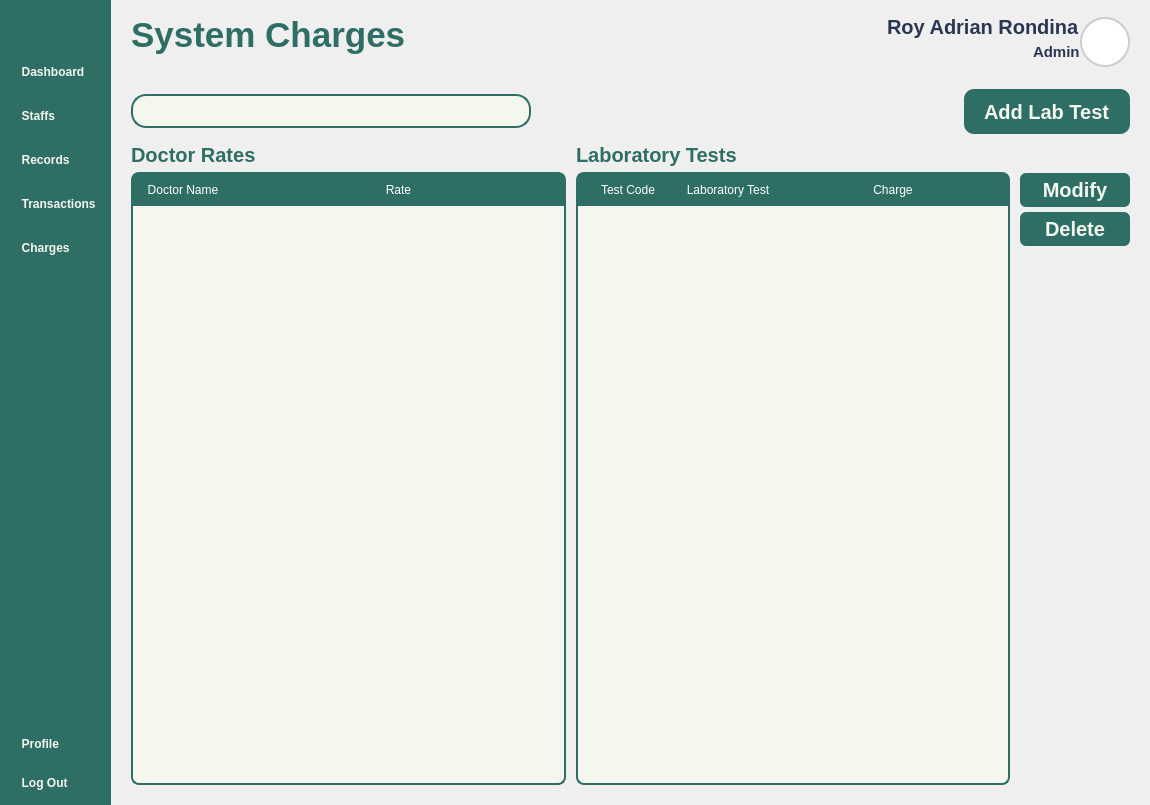
<?xml version="1.0" encoding="UTF-8"?>
<ui version="4.0">
 <class>MainWindow</class>
 <widget class="QMainWindow" name="MainWindow">
  <property name="windowModality">
   <enum>Qt::ApplicationModal</enum>
  </property>
  <property name="geometry">
   <rect>
    <x>0</x>
    <y>0</y>
    <width>1150</width>
    <height>805</height>
   </rect>
  </property>
  <property name="sizePolicy">
   <sizepolicy hsizetype="Expanding" vsizetype="Expanding">
    <horstretch>0</horstretch>
    <verstretch>0</verstretch>
   </sizepolicy>
  </property>
  <property name="baseSize">
   <size>
    <width>1150</width>
    <height>805</height>
   </size>
  </property>
  <property name="windowTitle">
   <string>MainWindow</string>
  </property>
  <property name="styleSheet">
   <string notr="true">*{
	padding: 0px;
	margin: 0px;
	border: 0px;
}
QPushButton {
	font: 900 16pt &quot;Satoshi Black&quot;;
	background-color: transparent;
 	border-radius: 10px;
	font-weight: bold;
	color: #F4F7ED;
	text-align: left;
	padding: 5px 5px;
}
#NavBar {
    background-color: #2E6E65;
}
QLabel {
	font: 900 10pt &quot;Satoshi Black&quot;;
	font-size: 20px;
	font-weight: bold;
	color: #2E6E65;
	qproperty-alignment: 'AlignLeft';
    qproperty-wordWrap: true;
	background: transparent;
}

</string>
  </property>
  <widget class="QWidget" name="centralwidget">
   <property name="sizePolicy">
    <sizepolicy hsizetype="Expanding" vsizetype="Expanding">
     <horstretch>0</horstretch>
     <verstretch>0</verstretch>
    </sizepolicy>
   </property>
   <layout class="QHBoxLayout" name="horizontalLayout_4">
    <property name="spacing">
     <number>0</number>
    </property>
    <property name="leftMargin">
     <number>0</number>
    </property>
    <property name="topMargin">
     <number>0</number>
    </property>
    <property name="rightMargin">
     <number>0</number>
    </property>
    <property name="bottomMargin">
     <number>0</number>
    </property>
    <item>
     <widget class="QWidget" name="NavBar" native="true">
      <property name="enabled">
       <bool>true</bool>
      </property>
      <property name="sizePolicy">
       <sizepolicy hsizetype="Fixed" vsizetype="Expanding">
        <horstretch>0</horstretch>
        <verstretch>0</verstretch>
       </sizepolicy>
      </property>
      <property name="minimumSize">
       <size>
        <width>0</width>
        <height>0</height>
       </size>
      </property>
      <property name="maximumSize">
       <size>
        <width>280</width>
        <height>16777215</height>
       </size>
      </property>
      <property name="autoFillBackground">
       <bool>false</bool>
      </property>
      <property name="styleSheet">
       <string notr="true"/>
      </property>
      <layout class="QVBoxLayout" name="verticalLayout">
       <property name="leftMargin">
        <number>10</number>
       </property>
       <property name="topMargin">
        <number>10</number>
       </property>
       <property name="rightMargin">
        <number>10</number>
       </property>
       <property name="bottomMargin">
        <number>10</number>
       </property>
       <item>
        <widget class="QPushButton" name="NavBarButton">
         <property name="toolTip">
          <string>View Main Dashboard</string>
         </property>
         <property name="styleSheet">
          <string notr="true">QPushButton {
	padding: 10px 8px;
}</string>
         </property>
         <property name="text">
          <string/>
         </property>
         <property name="icon">
          <iconset resource="../Images/resources.qrc">
           <normaloff>:/lucide/icons/align-justify.svg</normaloff>:/lucide/icons/align-justify.svg</iconset>
         </property>
         <property name="iconSize">
          <size>
           <width>35</width>
           <height>35</height>
          </size>
         </property>
        </widget>
       </item>
       <item>
        <spacer name="verticalSpacer_2">
         <property name="orientation">
          <enum>Qt::Vertical</enum>
         </property>
         <property name="sizeType">
          <enum>QSizePolicy::Preferred</enum>
         </property>
         <property name="sizeHint" stdset="0">
          <size>
           <width>10</width>
           <height>10</height>
          </size>
         </property>
        </spacer>
       </item>
       <item>
        <layout class="QVBoxLayout" name="MainButtons">
         <property name="spacing">
          <number>20</number>
         </property>
         <property name="sizeConstraint">
          <enum>QLayout::SetNoConstraint</enum>
         </property>
         <item>
          <widget class="QPushButton" name="DashboardButton">
           <property name="toolTip">
            <string>View Main Dashboard</string>
           </property>
           <property name="styleSheet">
            <string notr="true"/>
           </property>
           <property name="text">
            <string>  Dashboard</string>
           </property>
           <property name="icon">
            <iconset resource="../Images/resources.qrc">
             <normaloff>:/lucide/icons/layout-dashboard.svg</normaloff>:/lucide/icons/layout-dashboard.svg</iconset>
           </property>
           <property name="iconSize">
            <size>
             <width>40</width>
             <height>40</height>
            </size>
           </property>
          </widget>
         </item>
         <item>
          <widget class="QPushButton" name="StaffsButton">
           <property name="toolTip">
            <string>View Staff Record</string>
           </property>
           <property name="styleSheet">
            <string notr="true"/>
           </property>
           <property name="text">
            <string>  Staffs</string>
           </property>
           <property name="icon">
            <iconset resource="../Images/resources.qrc">
             <normaloff>:/lucide/icons/user-round-pen.svg</normaloff>:/lucide/icons/user-round-pen.svg</iconset>
           </property>
           <property name="iconSize">
            <size>
             <width>40</width>
             <height>40</height>
            </size>
           </property>
          </widget>
         </item>
         <item>
          <widget class="QPushButton" name="PatientsButton">
           <property name="toolTip">
            <string>View Patient Record</string>
           </property>
           <property name="styleSheet">
            <string notr="true"/>
           </property>
           <property name="text">
            <string>  Records</string>
           </property>
           <property name="icon">
            <iconset resource="../Images/resources.qrc">
             <normaloff>:/lucide/icons/file-text.svg</normaloff>:/lucide/icons/file-text.svg</iconset>
           </property>
           <property name="iconSize">
            <size>
             <width>40</width>
             <height>40</height>
            </size>
           </property>
          </widget>
         </item>
         <item>
          <widget class="QPushButton" name="TransactionsButton">
           <property name="toolTip">
            <string>View Transactions </string>
           </property>
           <property name="styleSheet">
            <string notr="true"/>
           </property>
           <property name="text">
            <string>  Transactions</string>
           </property>
           <property name="icon">
            <iconset resource="../Images/resources.qrc">
             <normaloff>:/lucide/icons/tickets.svg</normaloff>:/lucide/icons/tickets.svg</iconset>
           </property>
           <property name="iconSize">
            <size>
             <width>40</width>
             <height>40</height>
            </size>
           </property>
          </widget>
         </item>
         <item>
          <widget class="QPushButton" name="ChargesButton">
           <property name="toolTip">
            <string>View Reports and Overviews</string>
           </property>
           <property name="styleSheet">
            <string notr="true">QPushButton{
	font: 900 20pt &quot;Satoshi Black&quot;;
}</string>
           </property>
           <property name="text">
            <string>  Charges</string>
           </property>
           <property name="icon">
            <iconset resource="../Images/resources.qrc">
             <normaloff>:/lucide/icons/chart-no-axes-combined.svg</normaloff>:/lucide/icons/chart-no-axes-combined.svg</iconset>
           </property>
           <property name="iconSize">
            <size>
             <width>40</width>
             <height>40</height>
            </size>
           </property>
          </widget>
         </item>
        </layout>
       </item>
       <item>
        <spacer name="verticalSpacer">
         <property name="orientation">
          <enum>Qt::Vertical</enum>
         </property>
         <property name="sizeHint" stdset="0">
          <size>
           <width>20</width>
           <height>40</height>
          </size>
         </property>
        </spacer>
       </item>
       <item>
        <layout class="QVBoxLayout" name="SettingButtons">
         <property name="spacing">
          <number>15</number>
         </property>
         <item>
          <widget class="QPushButton" name="ProfileButton">
           <property name="toolTip">
            <string>View Profile Settings</string>
           </property>
           <property name="styleSheet">
            <string notr="true"/>
           </property>
           <property name="text">
            <string>  Profile</string>
           </property>
           <property name="icon">
            <iconset resource="../Images/resources.qrc">
             <normaloff>:/lucide/icons/user-round-cog.svg</normaloff>:/lucide/icons/user-round-cog.svg</iconset>
           </property>
           <property name="iconSize">
            <size>
             <width>40</width>
             <height>40</height>
            </size>
           </property>
          </widget>
         </item>
         <item alignment="Qt::AlignVCenter">
          <widget class="QPushButton" name="LogOutButton">
           <property name="toolTip">
            <string>Log Out from your Account</string>
           </property>
           <property name="styleSheet">
            <string notr="true"/>
           </property>
           <property name="text">
            <string>  Log Out</string>
           </property>
           <property name="icon">
            <iconset resource="../Images/resources.qrc">
             <normaloff>:/lucide/icons/log-out.svg</normaloff>:/lucide/icons/log-out.svg</iconset>
           </property>
           <property name="iconSize">
            <size>
             <width>40</width>
             <height>40</height>
            </size>
           </property>
          </widget>
         </item>
        </layout>
       </item>
      </layout>
     </widget>
    </item>
    <item>
     <widget class="QFrame" name="MainBodyContainer">
      <property name="enabled">
       <bool>true</bool>
      </property>
      <property name="sizePolicy">
       <sizepolicy hsizetype="Expanding" vsizetype="Expanding">
        <horstretch>0</horstretch>
        <verstretch>0</verstretch>
       </sizepolicy>
      </property>
      <property name="styleSheet">
       <string notr="true">#Header {
	padding: 10px 20px;
padding-top: 15px;
}
QLabel {
    padding: 0px;
}
#UserType {
	font: 300 10pt &quot;Lexend Light&quot;;
	font-size: 15px;
	color: #2B3752;
}
#UserName {
	font: 600 10pt &quot;Lexend SemiBold&quot;;
	font-size: 20px;
	color: #2B3752;
}
#InterfaceTitle{
	font-size: 35px;
}
QGraphicsView {
    border: 2px solid #ccc;
    border-radius: 25px;
    background: white;
}

</string>
      </property>
      <property name="frameShape">
       <enum>QFrame::StyledPanel</enum>
      </property>
      <property name="frameShadow">
       <enum>QFrame::Raised</enum>
      </property>
      <layout class="QVBoxLayout" name="verticalLayout_2">
       <property name="spacing">
        <number>0</number>
       </property>
       <property name="leftMargin">
        <number>0</number>
       </property>
       <property name="topMargin">
        <number>0</number>
       </property>
       <property name="rightMargin">
        <number>0</number>
       </property>
       <property name="bottomMargin">
        <number>0</number>
       </property>
       <item alignment="Qt::AlignTop">
        <widget class="QFrame" name="Header">
         <property name="sizePolicy">
          <sizepolicy hsizetype="Expanding" vsizetype="Expanding">
           <horstretch>0</horstretch>
           <verstretch>0</verstretch>
          </sizepolicy>
         </property>
         <property name="minimumSize">
          <size>
           <width>0</width>
           <height>80</height>
          </size>
         </property>
         <property name="maximumSize">
          <size>
           <width>16777215</width>
           <height>80</height>
          </size>
         </property>
         <property name="cursor">
          <cursorShape>ArrowCursor</cursorShape>
         </property>
         <property name="frameShape">
          <enum>QFrame::StyledPanel</enum>
         </property>
         <property name="frameShadow">
          <enum>QFrame::Raised</enum>
         </property>
         <layout class="QHBoxLayout" name="horizontalLayout_3">
          <property name="spacing">
           <number>0</number>
          </property>
          <property name="leftMargin">
           <number>0</number>
          </property>
          <property name="topMargin">
           <number>0</number>
          </property>
          <property name="rightMargin">
           <number>0</number>
          </property>
          <property name="bottomMargin">
           <number>0</number>
          </property>
          <item>
           <widget class="QLabel" name="InterfaceTitle">
            <property name="layoutDirection">
             <enum>Qt::LeftToRight</enum>
            </property>
            <property name="text">
             <string>System Charges</string>
            </property>
            <property name="alignment">
             <set>Qt::AlignLeading</set>
            </property>
           </widget>
          </item>
          <item>
           <layout class="QHBoxLayout" name="UserPanel">
            <property name="rightMargin">
             <number>0</number>
            </property>
            <item>
             <layout class="QVBoxLayout" name="UserInfo">
              <property name="spacing">
               <number>0</number>
              </property>
              <item alignment="Qt::AlignRight">
               <widget class="QLabel" name="UserName">
                <property name="text">
                 <string>Roy Adrian Rondina</string>
                </property>
                <property name="alignment">
                 <set>Qt::AlignLeading</set>
                </property>
               </widget>
              </item>
              <item alignment="Qt::AlignRight">
               <widget class="QLabel" name="UserType">
                <property name="text">
                 <string>Admin</string>
                </property>
                <property name="alignment">
                 <set>Qt::AlignLeading</set>
                </property>
               </widget>
              </item>
             </layout>
            </item>
            <item>
             <widget class="QFrame" name="Profile">
              <property name="sizePolicy">
               <sizepolicy hsizetype="Fixed" vsizetype="Fixed">
                <horstretch>0</horstretch>
                <verstretch>0</verstretch>
               </sizepolicy>
              </property>
              <property name="minimumSize">
               <size>
                <width>50</width>
                <height>50</height>
               </size>
              </property>
              <property name="maximumSize">
               <size>
                <width>50</width>
                <height>50</height>
               </size>
              </property>
              <property name="frameShape">
               <enum>QFrame::StyledPanel</enum>
              </property>
              <property name="frameShadow">
               <enum>QFrame::Raised</enum>
              </property>
              <layout class="QVBoxLayout" name="verticalLayout_3">
               <property name="spacing">
                <number>0</number>
               </property>
               <property name="leftMargin">
                <number>0</number>
               </property>
               <property name="topMargin">
                <number>0</number>
               </property>
               <property name="rightMargin">
                <number>0</number>
               </property>
               <property name="bottomMargin">
                <number>0</number>
               </property>
               <item>
                <widget class="QGraphicsView" name="ProfilePic">
                 <property name="enabled">
                  <bool>true</bool>
                 </property>
                 <property name="sizePolicy">
                  <sizepolicy hsizetype="Preferred" vsizetype="Preferred">
                   <horstretch>0</horstretch>
                   <verstretch>0</verstretch>
                  </sizepolicy>
                 </property>
                 <property name="minimumSize">
                  <size>
                   <width>0</width>
                   <height>0</height>
                  </size>
                 </property>
                </widget>
               </item>
              </layout>
             </widget>
            </item>
           </layout>
          </item>
         </layout>
        </widget>
       </item>
       <item>
        <widget class="QFrame" name="Body">
         <property name="sizePolicy">
          <sizepolicy hsizetype="Expanding" vsizetype="Expanding">
           <horstretch>0</horstretch>
           <verstretch>0</verstretch>
          </sizepolicy>
         </property>
         <property name="styleSheet">
          <string notr="true">QTableWidget {
    background-color: #F4F7ED;
    gridline-color: #D9E4DC;
    border: 2px solid #2E6E65;
    border-radius: 9px;
}

QTableWidget::item {
    border: 1px solid #2E6E65;
}

QTableWidget::item:alternate {
    background-color: #E0E0E0;
}

QTableWidget QHeaderView::section {
    background-color: #2E6E65;
    color: white;
    padding: 5px;
    font: bold 14px &quot;Segoe UI&quot;;
	border: 2px solid #2E6E65;
}

QTableWidget::item:selected {
    background-color: #CCE3D0;
    color: #2E6E65;
}
</string>
         </property>
         <property name="frameShape">
          <enum>QFrame::StyledPanel</enum>
         </property>
         <property name="frameShadow">
          <enum>QFrame::Raised</enum>
         </property>
         <layout class="QVBoxLayout" name="verticalLayout_4">
          <property name="leftMargin">
           <number>0</number>
          </property>
          <property name="topMargin">
           <number>0</number>
          </property>
          <property name="rightMargin">
           <number>0</number>
          </property>
          <property name="bottomMargin">
           <number>0</number>
          </property>
          <item>
           <widget class="QWidget" name="BodyLayout" native="true">
            <layout class="QVBoxLayout" name="verticalLayout_5">
             <property name="spacing">
              <number>0</number>
             </property>
             <property name="leftMargin">
              <number>20</number>
             </property>
             <property name="topMargin">
              <number>0</number>
             </property>
             <property name="rightMargin">
              <number>20</number>
             </property>
             <property name="bottomMargin">
              <number>20</number>
             </property>
             <item alignment="Qt::AlignTop">
              <widget class="QWidget" name="Buttons" native="true">
               <property name="sizePolicy">
                <sizepolicy hsizetype="Expanding" vsizetype="Preferred">
                 <horstretch>0</horstretch>
                 <verstretch>0</verstretch>
                </sizepolicy>
               </property>
               <property name="minimumSize">
                <size>
                 <width>0</width>
                 <height>0</height>
                </size>
               </property>
               <property name="styleSheet">
                <string notr="true">#SearchBar {
	background-color: #F4F7ED;
	border: 2px solid #2E6E65;
    border-radius: 15px;
}
#Search{
	background-color: transparent ;
	font: 300 14pt &quot;Lexend Light&quot;;
}
#AddUserButton {
	padding: 0px 30px;
	text-align: center;
}
QComboBox {
    background-color: #F4F7ED;
    border: 2px solid #2E6E65;
    border-radius: 10px;
    padding: 5px 10px;
	font: 300 12pt &quot;Lexend Light&quot;;
}
QComboBox::drop-down {
    subcontrol-origin: padding;
    subcontrol-position: top right;
    width: 30px;
    border-left: 1px solid #2E6E65;
    background-color: #D9E4DC;
    border-top-right-radius: 8px;
    border-bottom-right-radius: 8px;
}
QComboBox::down-arrow {
    image: url(:/lucide/icons/chevron-down.svg);
    width: 20px;
    height: 20px;
}
QComboBox QAbstractItemView {
    background-color: #F4F7ED;
    selection-background-color: #CCE3D0;
    border: 1px solid #2E6E65;
    border-radius: 2px;
    outline: 0;
	font: 300 12pt &quot;Lexend Light&quot;;
}

</string>
               </property>
               <layout class="QHBoxLayout" name="horizontalLayout">
                <property name="spacing">
                 <number>5</number>
                </property>
                <property name="leftMargin">
                 <number>0</number>
                </property>
                <property name="rightMargin">
                 <number>0</number>
                </property>
                <item>
                 <widget class="QWidget" name="SearchBar" native="true">
                  <property name="sizePolicy">
                   <sizepolicy hsizetype="Expanding" vsizetype="Fixed">
                    <horstretch>0</horstretch>
                    <verstretch>0</verstretch>
                   </sizepolicy>
                  </property>
                  <property name="minimumSize">
                   <size>
                    <width>290</width>
                    <height>0</height>
                   </size>
                  </property>
                  <property name="maximumSize">
                   <size>
                    <width>400</width>
                    <height>16777215</height>
                   </size>
                  </property>
                  <layout class="QHBoxLayout" name="horizontalLayout_2">
                   <property name="spacing">
                    <number>0</number>
                   </property>
                   <property name="leftMargin">
                    <number>0</number>
                   </property>
                   <property name="topMargin">
                    <number>5</number>
                   </property>
                   <property name="rightMargin">
                    <number>0</number>
                   </property>
                   <property name="bottomMargin">
                    <number>5</number>
                   </property>
                   <item>
                    <widget class="QPushButton" name="Icon">
                     <property name="text">
                      <string/>
                     </property>
                     <property name="icon">
                      <iconset resource="../Images/resources.qrc">
                       <normaloff>:/lucide/icons/search.svg</normaloff>:/lucide/icons/search.svg</iconset>
                     </property>
                     <property name="iconSize">
                      <size>
                       <width>30</width>
                       <height>30</height>
                      </size>
                     </property>
                    </widget>
                   </item>
                   <item>
                    <widget class="QLineEdit" name="Search">
                     <property name="sizePolicy">
                      <sizepolicy hsizetype="Expanding" vsizetype="Expanding">
                       <horstretch>0</horstretch>
                       <verstretch>0</verstretch>
                      </sizepolicy>
                     </property>
                    </widget>
                   </item>
                  </layout>
                 </widget>
                </item>
                <item>
                 <spacer name="horizontalSpacer">
                  <property name="orientation">
                   <enum>Qt::Horizontal</enum>
                  </property>
                  <property name="sizeHint" stdset="0">
                   <size>
                    <width>30</width>
                    <height>20</height>
                   </size>
                  </property>
                 </spacer>
                </item>
                <item alignment="Qt::AlignHCenter">
                 <widget class="QPushButton" name="AddLabTestButton">
                  <property name="enabled">
                   <bool>true</bool>
                  </property>
                  <property name="sizePolicy">
                   <sizepolicy hsizetype="Expanding" vsizetype="Preferred">
                    <horstretch>0</horstretch>
                    <verstretch>0</verstretch>
                   </sizepolicy>
                  </property>
                  <property name="minimumSize">
                   <size>
                    <width>0</width>
                    <height>45</height>
                   </size>
                  </property>
                  <property name="maximumSize">
                   <size>
                    <width>200</width>
                    <height>45</height>
                   </size>
                  </property>
                  <property name="layoutDirection">
                   <enum>Qt::LeftToRight</enum>
                  </property>
                  <property name="styleSheet">
                   <string notr="true">QPushButton {
	font: 900 10pt &quot;Satoshi Black&quot;;
	background-color:  #2E6E65;
	border-radius: 10px;
	font-weight: bold;
	font-size: 20px;
	color: #F4F7ED;
padding: 0px 20px;
}</string>
                  </property>
                  <property name="text">
                   <string>Add Lab Test</string>
                  </property>
                  <property name="flat">
                   <bool>false</bool>
                  </property>
                 </widget>
                </item>
               </layout>
              </widget>
             </item>
             <item>
              <widget class="QWidget" name="Charges" native="true">
               <property name="sizePolicy">
                <sizepolicy hsizetype="Expanding" vsizetype="Expanding">
                 <horstretch>0</horstretch>
                 <verstretch>0</verstretch>
                </sizepolicy>
               </property>
               <property name="styleSheet">
                <string notr="true">QPushButton {
	font: 900 10pt &quot;Satoshi Black&quot;;
	background-color:  #2E6E65;
	border-radius: 6px;
	font-weight: bold;
	font-size: 20px;
	color: #F4F7ED;
	text-align: center;
}</string>
               </property>
               <layout class="QHBoxLayout" name="horizontalLayout_5">
                <property name="spacing">
                 <number>10</number>
                </property>
                <property name="leftMargin">
                 <number>0</number>
                </property>
                <property name="topMargin">
                 <number>0</number>
                </property>
                <property name="rightMargin">
                 <number>0</number>
                </property>
                <property name="bottomMargin">
                 <number>0</number>
                </property>
                <item>
                 <widget class="QWidget" name="widget" native="true">
                  <layout class="QVBoxLayout" name="verticalLayout_9">
                   <property name="spacing">
                    <number>5</number>
                   </property>
                   <property name="leftMargin">
                    <number>0</number>
                   </property>
                   <property name="topMargin">
                    <number>0</number>
                   </property>
                   <property name="rightMargin">
                    <number>0</number>
                   </property>
                   <property name="bottomMargin">
                    <number>0</number>
                   </property>
                   <item>
                    <widget class="QLabel" name="label">
                     <property name="text">
                      <string>Doctor Rates</string>
                     </property>
                    </widget>
                   </item>
                   <item>
                    <widget class="QScrollArea" name="scrollArea">
                     <property name="styleSheet">
                      <string notr="true">QScrollBar:vertical {
     background: transparent;
     width: 10px;
	border-radius: 5px;
}
QScrollBar::handle:vertical {
    	background: #C0C0C0;
    	border-radius: 5px;
}
QScrollBar::handle:vertical:hover {
    	background: #A0A0A0;
}
QScrollBar::add-line:vertical,
QScrollBar::sub-line:vertical{
    	background: none;
    	border: none;
}

</string>
                     </property>
                     <property name="widgetResizable">
                      <bool>true</bool>
                     </property>
                     <widget class="QWidget" name="scrollAreaWidgetContents">
                      <property name="geometry">
                       <rect>
                        <x>0</x>
                        <y>0</y>
                        <width>396</width>
                        <height>607</height>
                       </rect>
                      </property>
                      <layout class="QVBoxLayout" name="verticalLayout_6">
                       <property name="spacing">
                        <number>0</number>
                       </property>
                       <property name="leftMargin">
                        <number>0</number>
                       </property>
                       <property name="topMargin">
                        <number>0</number>
                       </property>
                       <property name="rightMargin">
                        <number>0</number>
                       </property>
                       <property name="bottomMargin">
                        <number>0</number>
                       </property>
                       <item>
                        <widget class="QTableWidget" name="DoctorTable">
                         <property name="styleSheet">
                          <string notr="true">QTableWidget {
	background-color: #F4F7ED;
	gridline-color: transparent;
	border-radius: 8px;
	border: 2px solid #2E6E65;
}
QTableWidget::item {
	border: none;
	font:500 16pt &quot;Satoshi&quot;;
	color: #2B3752;
}
QTableWidget::item:selected {
	background-color: rgba(46, 110, 101, 0.3);
}
QTableWidget QHeaderView::section {
	background-color: #2E6E65;
	color: white;
	padding: 5px;
	font: 700 15pt &quot;Satoshi&quot;;
	border: 2px solid #2E6E65;
}
</string>
                         </property>
                         <property name="sizeAdjustPolicy">
                          <enum>QAbstractScrollArea::AdjustToContents</enum>
                         </property>
                         <property name="cornerButtonEnabled">
                          <bool>true</bool>
                         </property>
                         <property name="columnCount">
                          <number>2</number>
                         </property>
                         <attribute name="horizontalHeaderHighlightSections">
                          <bool>true</bool>
                         </attribute>
                         <attribute name="horizontalHeaderStretchLastSection">
                          <bool>true</bool>
                         </attribute>
                         <column>
                          <property name="text">
                           <string>Doctor Name</string>
                          </property>
                         </column>
                         <column>
                          <property name="text">
                           <string>Rate</string>
                          </property>
                         </column>
                        </widget>
                       </item>
                      </layout>
                     </widget>
                    </widget>
                   </item>
                  </layout>
                 </widget>
                </item>
                <item>
                 <widget class="QWidget" name="widget_2" native="true">
                  <layout class="QVBoxLayout" name="verticalLayout_10">
                   <property name="spacing">
                    <number>5</number>
                   </property>
                   <property name="leftMargin">
                    <number>0</number>
                   </property>
                   <property name="topMargin">
                    <number>0</number>
                   </property>
                   <property name="rightMargin">
                    <number>0</number>
                   </property>
                   <property name="bottomMargin">
                    <number>0</number>
                   </property>
                   <item>
                    <widget class="QLabel" name="label_2">
                     <property name="text">
                      <string>Laboratory Tests</string>
                     </property>
                    </widget>
                   </item>
                   <item>
                    <widget class="QScrollArea" name="scrollArea_2">
                     <property name="widgetResizable">
                      <bool>true</bool>
                     </property>
                     <widget class="QWidget" name="scrollAreaWidgetContents_2">
                      <property name="geometry">
                       <rect>
                        <x>0</x>
                        <y>0</y>
                        <width>369</width>
                        <height>607</height>
                       </rect>
                      </property>
                      <layout class="QVBoxLayout" name="verticalLayout_7">
                       <property name="spacing">
                        <number>0</number>
                       </property>
                       <property name="leftMargin">
                        <number>0</number>
                       </property>
                       <property name="topMargin">
                        <number>0</number>
                       </property>
                       <property name="rightMargin">
                        <number>0</number>
                       </property>
                       <property name="bottomMargin">
                        <number>0</number>
                       </property>
                       <item>
                        <widget class="QTableWidget" name="LaboratoryTestTable">
                         <property name="styleSheet">
                          <string notr="true">QTableWidget {
	background-color: #F4F7ED;
	gridline-color: transparent;
	border-radius: 8px;
	border: 2px solid #2E6E65;
}
QTableWidget::item {
	border: none;
	font:500 16pt &quot;Satoshi&quot;;
	color: #2B3752;
}
QTableWidget::item:selected {
	background-color: rgba(46, 110, 101, 0.3);
}
QTableWidget QHeaderView::section {
	background-color: #2E6E65;
	color: white;
	padding: 5px;
	font: 700 15pt &quot;Satoshi&quot;;
	border: 2px solid #2E6E65;
}
</string>
                         </property>
                         <property name="sizeAdjustPolicy">
                          <enum>QAbstractScrollArea::AdjustToContents</enum>
                         </property>
                         <property name="cornerButtonEnabled">
                          <bool>true</bool>
                         </property>
                         <property name="columnCount">
                          <number>3</number>
                         </property>
                         <attribute name="horizontalHeaderHighlightSections">
                          <bool>true</bool>
                         </attribute>
                         <attribute name="horizontalHeaderStretchLastSection">
                          <bool>true</bool>
                         </attribute>
                         <column>
                          <property name="text">
                           <string>Test Code</string>
                          </property>
                         </column>
                         <column>
                          <property name="text">
                           <string>Laboratory Test</string>
                          </property>
                         </column>
                         <column>
                          <property name="text">
                           <string>Charge</string>
                          </property>
                         </column>
                        </widget>
                       </item>
                      </layout>
                     </widget>
                    </widget>
                   </item>
                  </layout>
                 </widget>
                </item>
                <item alignment="Qt::AlignTop">
                 <widget class="QWidget" name="widget_3" native="true">
                  <property name="minimumSize">
                   <size>
                    <width>110</width>
                    <height>0</height>
                   </size>
                  </property>
                  <layout class="QVBoxLayout" name="verticalLayout_8">
                   <property name="spacing">
                    <number>5</number>
                   </property>
                   <property name="leftMargin">
                    <number>0</number>
                   </property>
                   <property name="topMargin">
                    <number>30</number>
                   </property>
                   <property name="rightMargin">
                    <number>0</number>
                   </property>
                   <property name="bottomMargin">
                    <number>0</number>
                   </property>
                   <item>
                    <widget class="QPushButton" name="Modify">
                     <property name="text">
                      <string>Modify</string>
                     </property>
                    </widget>
                   </item>
                   <item>
                    <widget class="QPushButton" name="Delete">
                     <property name="text">
                      <string>Delete</string>
                     </property>
                    </widget>
                   </item>
                  </layout>
                 </widget>
                </item>
               </layout>
              </widget>
             </item>
            </layout>
           </widget>
          </item>
         </layout>
        </widget>
       </item>
      </layout>
     </widget>
    </item>
   </layout>
   <zorder>MainBodyContainer</zorder>
   <zorder>NavBar</zorder>
  </widget>
 </widget>
 <resources>
  <include location="../Images/resources.qrc"/>
 </resources>
 <connections/>
</ui>
